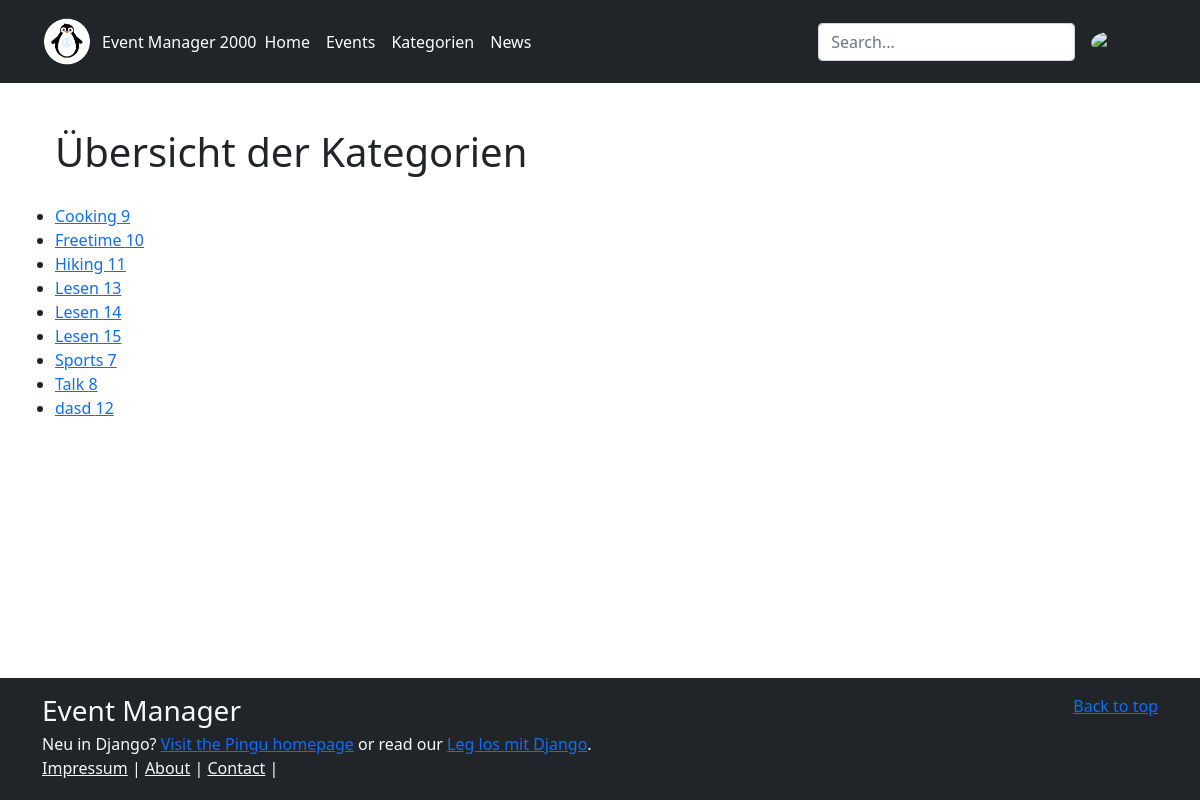
Page /events/categories (signed in) on the committed database.
### events/models.py (models this page shows)
class DateMixin(models.Model):
    created_at = models.DateTimeField(auto_now_add=True)
    updated_at = models.DateTimeField(auto_now=True)
    class Meta:
        abstract = True

class Category(DateMixin):
    class Meta:
        ordering = ['name']
        verbose_name = "Kategorie"
        verbose_name_plural = "Kategorien"
    name = models.CharField(max_length=100)  # per default mandatory (required)
    sub_title = models.CharField(
        max_length=100,
        null=True,
        blank=True
    )
    description = models.TextField(null=True, blank=True)  # optionales Feld
    def __str__(self) -> str:
        return self.name

### events/views.py (the view)
# urls.py: path("categories", views.categories, name="categories"),
def categories(request: HttpRequest) -> HttpResponse:
    categories = Category.objects.all()
    context_dict = {
        "categories": categories
    }
    return render(request, "events/categories.html", context_dict)

### events/templates/events/categories.html (shortened to what this page needs)
{% extends "base.html" %}
{% block head %}
<h1>Übersicht der Kategorien</h1>
{% endblock %}
{% block content %}
<ul>
    {%  for category in categories %}
    <li>
        <a href="{% url 'events:category_detail' category.pk %}">
            {{category}} {{category.id}}
        </a>
    </li>
    {% endfor %}
</ul>
{% endblock %}

### event_manager/templates/base.html (shortened to what this page needs)
<!DOCTYPE html>
{% load i18n %}
{% load static %}
<html lang='de' class="h-100">
<head>
<link href="https://cdn.jsdelivr.net/npm/bootstrap@5.1.3/dist/css/bootstrap.min.css" rel="stylesheet">
<link href="{% static 'css/style.css' %}" rel="stylesheet" />
</head>
<body class="d-flex flex-column h-100">
<header class="p-3 bg-dark text-white">
    <div class="container">
      <div class="d-flex flex-wrap align-items-center justify-content-center justify-content-lg-start">
        <a href="/" class="d-flex align-items-center mb-2 mb-lg-0 text-white text-decoration-none">
            <img src="{% static 'images/penglogo.png' %}" style="width:50px; margin-right:10px;" />
           Event Manager 2000
        </a>
        <ul class="nav col-12 col-lg-auto me-lg-auto mb-2 justify-content-center mb-md-0" style="margin-left:0px;">
          <li><a href="/" class="nav-link px-2
                  text-white">Home</a></li>
          <li><a href="" class="nav-link px-2
                  text-white">Events</a></li>
          <li><a href="{% url "events:categories" %}" class="nav-link px-2
                  text-white">Kategorien</a></li>
          <li><a href="/news" class="nav-link px-2
                  text-white">News</a></li>
        </ul>
        <form action="" method="get" class="col-12 col-lg-auto mb-3 mb-lg-0 me-lg-3">
          <input name="q" required="required" type="search" class="form-control form-control-dark" placeholder="Search..." aria-label="Search">
        </form>
        <div class="text-end">
          {% if user.is_authenticated %}
          <div class="dropdown text-end">
          <a href="#" class="d-block link-dark text-decoration-none dropdown-toggle" id="dropdownUser1" data-bs-toggle="dropdown" aria-expanded="false">
            <img src="https://github.com/mdo.png" alt="mdo" width="32" height="32" class="rounded-circle">
          </a>
        </div>
         {% endif %}
        </div>
      </div>
    </div>
</header>
<main class="flex-shrink-0">
<div class="container">
<div class="row">
    <div class="col-12" style="margin-top:25px;">
    {% block head %}{% endblock %}
    </div>
</div>
</div>
<div class="container">
<div class="row">
  {% block content %}{% endblock %}
</div>
</div>
</main>
<footer class="footer mt-auto py-3 text-light bg-dark">
  <div class="container">
    <p class="float-end mb-1">
      <a href="#">Back to top</a>
    </p>
    <h3 class="mb-1">Event Manager</h3>
    <p class="mb-0">Neu in Django? <a href="/">Visit the Pingu homepage</a> or read our <a href="https://djangoheros.spielprinzip.com">Leg los mit Django</a>.</p>
  </div>
  <div class="container">
    <p class="mb-1">
      <a href="#" class="link-light">Impressum</a> |
      <a href="#" class="link-light">About</a> |
      <a href="#" class="link-light">Contact</a> |
    </p>
  </div>
</footer>
</body>
</html>

### static/css/style.css (style rules this page uses)
main > .container { padding: 20px 25px 0; }

### rows in the picture
Category: name "Cooking", id "9"
Category: name "Freetime", id "10"
Category: name "Hiking", id "11"
Category: name "Lesen", id "13"
Category: name "Lesen", id "14"
Category: name "Lesen", id "15"
Category: name "Sports", id "7"
Category: name "Talk", id "8"
Category: name "dasd", id "12"
